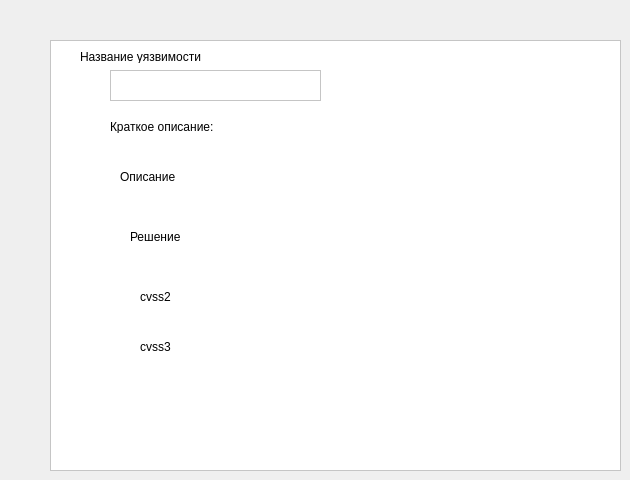
     <widget class="QWidget" name="tab_4">
      <attribute name="title">
       <string>Page</string>
      </attribute>
      <widget class="QFrame" name="frame">
       <property name="geometry">
        <rect>
         <x>50</x>
         <y>40</y>
         <width>571</width>
         <height>431</height>
        </rect>
       </property>
       <property name="styleSheet">
        <string notr="true">background-color: rgb(255, 255, 255);</string>
       </property>
       <property name="frameShape">
        <enum>QFrame::StyledPanel</enum>
       </property>
       <property name="frameShadow">
        <enum>QFrame::Raised</enum>
       </property>
       <widget class="QLabel" name="shortDescription_4">
        <property name="geometry">
         <rect>
          <x>60</x>
          <y>80</y>
          <width>287</width>
          <height>13</height>
         </rect>
        </property>
        <property name="text">
         <string>Краткое описание:</string>
        </property>
       </widget>
       <widget class="QLabel" name="description_4">
        <property name="geometry">
         <rect>
          <x>70</x>
          <y>130</y>
          <width>287</width>
          <height>13</height>
         </rect>
        </property>
        <property name="text">
         <string>Описание</string>
        </property>
       </widget>
       <widget class="QLabel" name="nameVul_4">
        <property name="geometry">
         <rect>
          <x>30</x>
          <y>10</y>
          <width>287</width>
          <height>13</height>
         </rect>
        </property>
        <property name="text">
         <string>Название уязвимости</string>
        </property>
       </widget>
       <widget class="QLabel" name="cvss2_4">
        <property name="geometry">
         <rect>
          <x>90</x>
          <y>250</y>
          <width>287</width>
          <height>13</height>
         </rect>
        </property>
        <property name="text">
         <string>cvss2</string>
        </property>
       </widget>
       <widget class="QLabel" name="cvss3_4">
        <property name="geometry">
         <rect>
          <x>90</x>
          <y>300</y>
          <width>287</width>
          <height>13</height>
         </rect>
        </property>
        <property name="text">
         <string>cvss3</string>
        </property>
       </widget>
       <widget class="QLabel" name="solution_4">
        <property name="geometry">
         <rect>
          <x>80</x>
          <y>190</y>
          <width>287</width>
          <height>13</height>
         </rect>
        </property>
        <property name="text">
         <string>Решение</string>
        </property>
       </widget>
       <widget class="QTextEdit" name="textEdit_2">
        <property name="geometry">
         <rect>
          <x>60</x>
          <y>30</y>
          <width>211</width>
          <height>31</height>
         </rect>
        </property>
       </widget>
      </widget>
     </widget>
